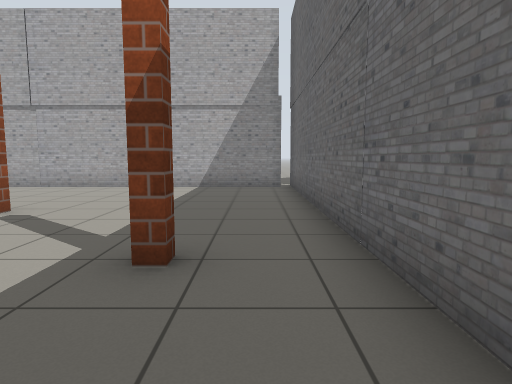
View 1 (above)

24 first-person views from a walk through a Gazebo world. The camera is 0.94 m above the floor, tilts 6° down and sees 75° across. The floor is counted in squares, 1 m on a side. Each view is taken from the middle of a square. On the plan, view 1 faces up. The plan holds only what a view shows up to about 12 squares ahead; the rest is blank. Some surface patterns are stand-ins.

View 2
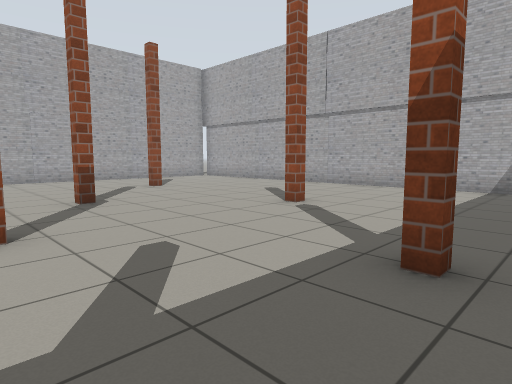

View 3
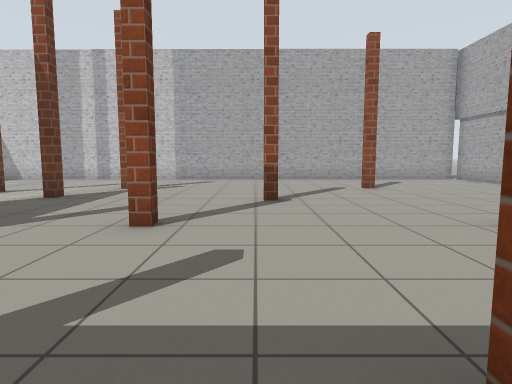

View 4
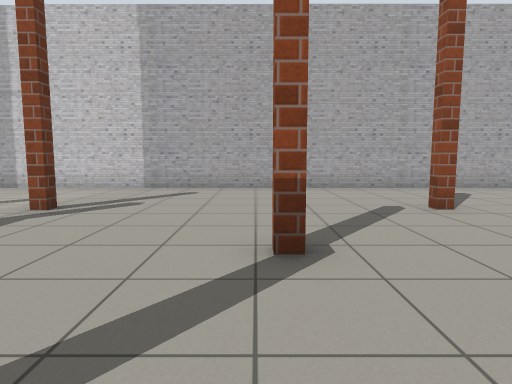

View 5
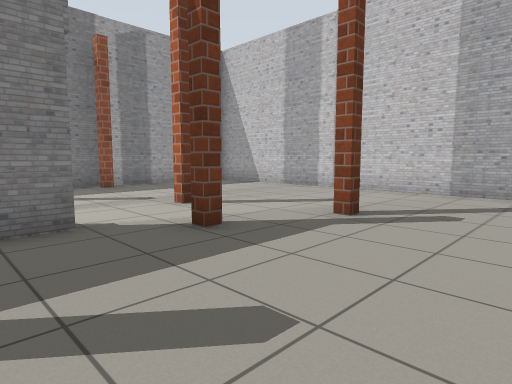

View 6
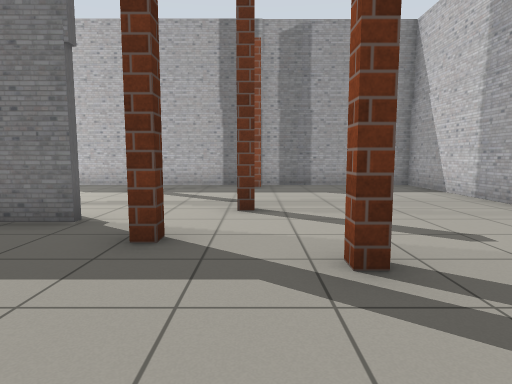

View 7
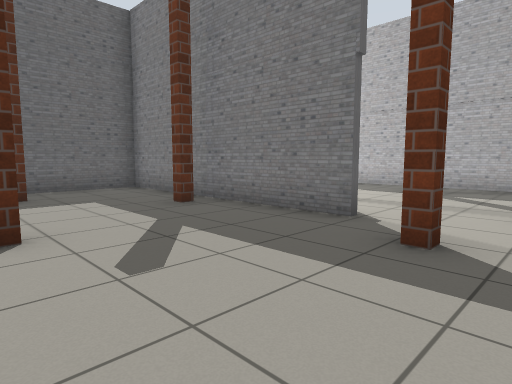

View 8
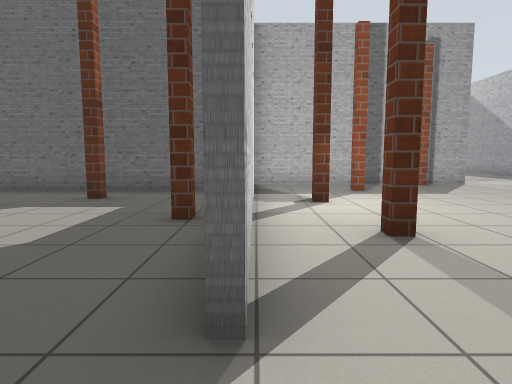

View 9
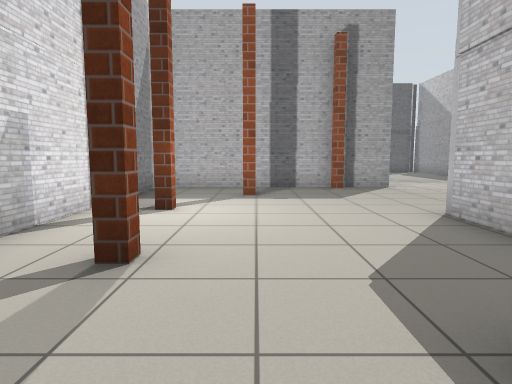

View 10
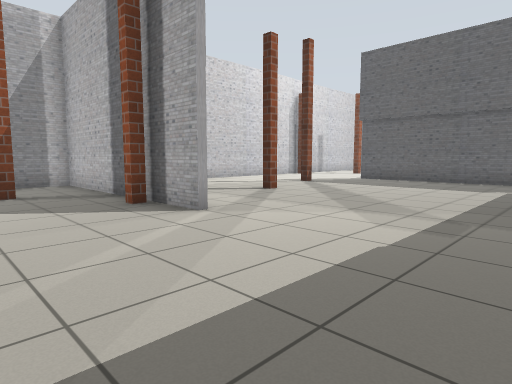

View 11
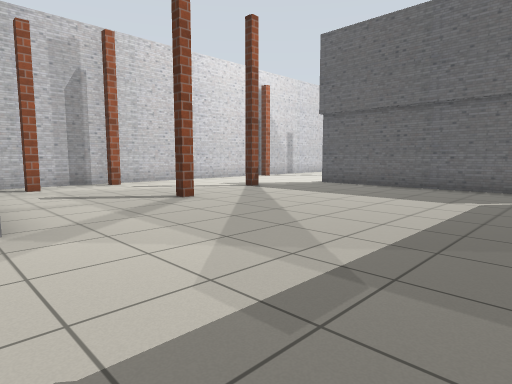

View 12
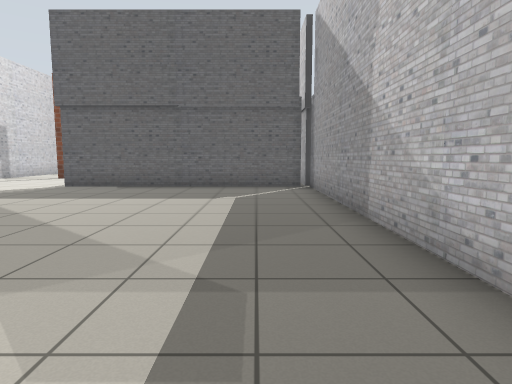

View 13
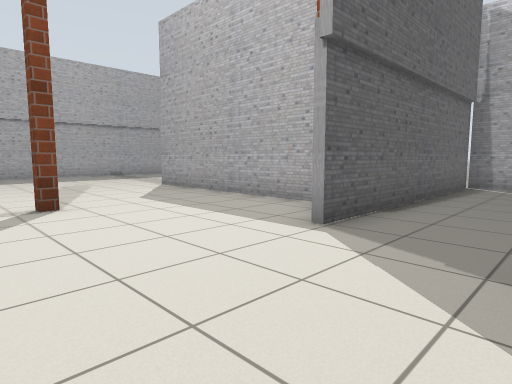

View 14
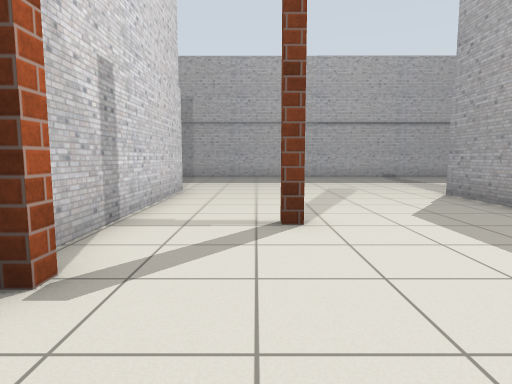

View 15
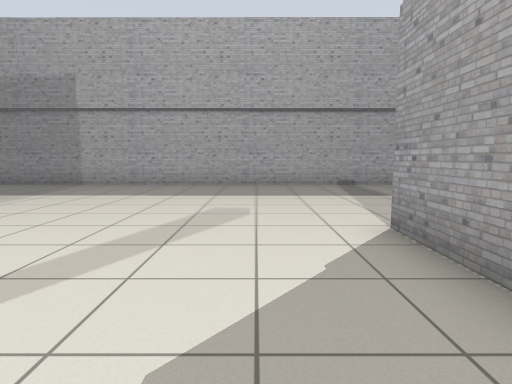

View 16
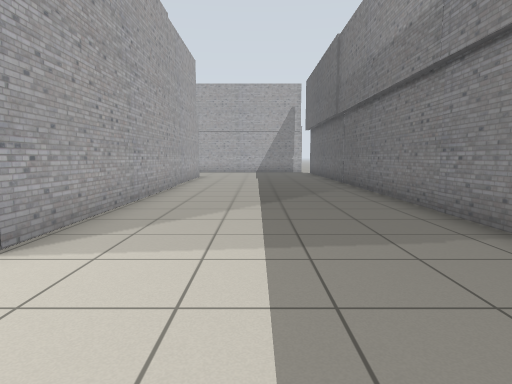

View 17
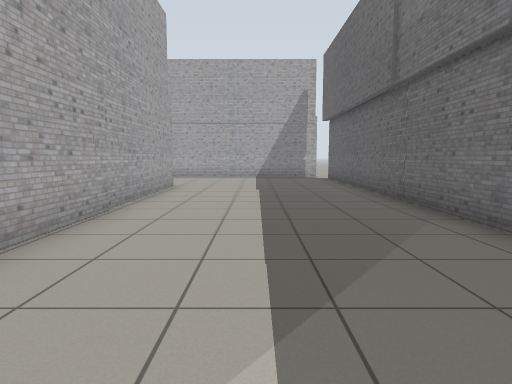

View 18
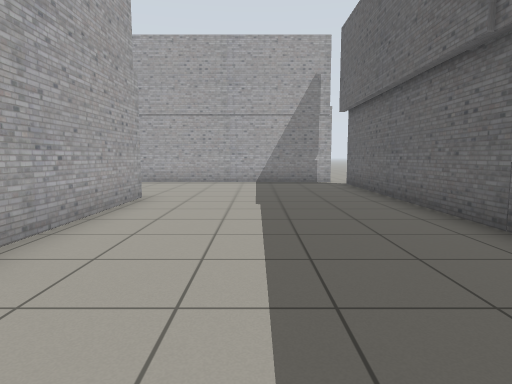

View 19
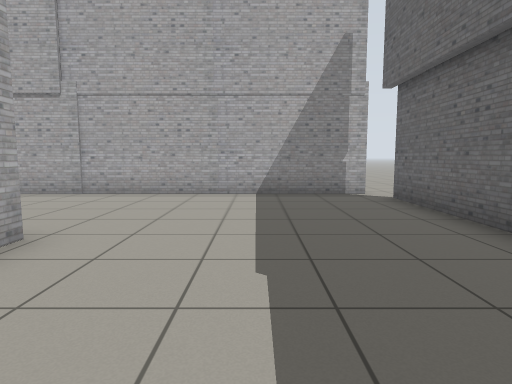

View 20
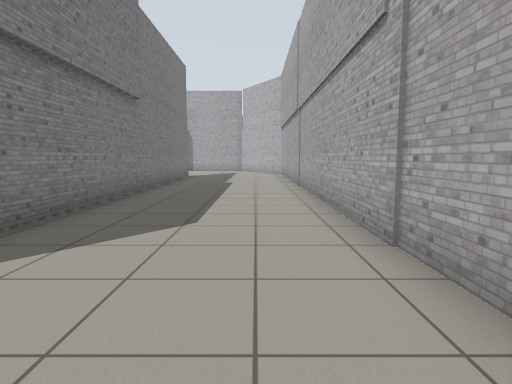

View 21
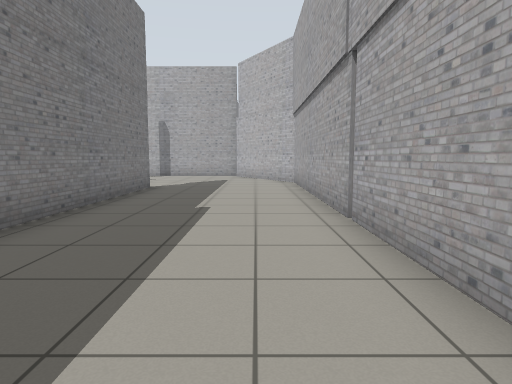

View 22
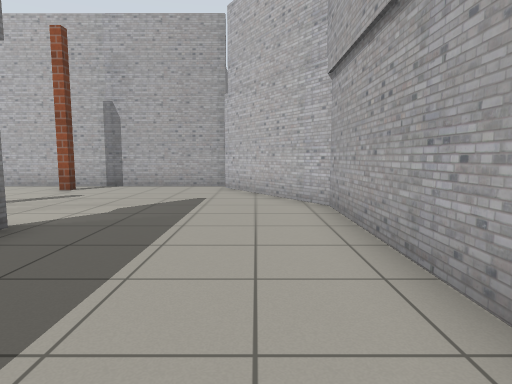

View 23
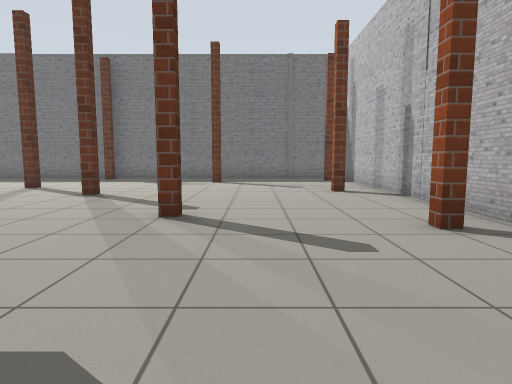

View 24
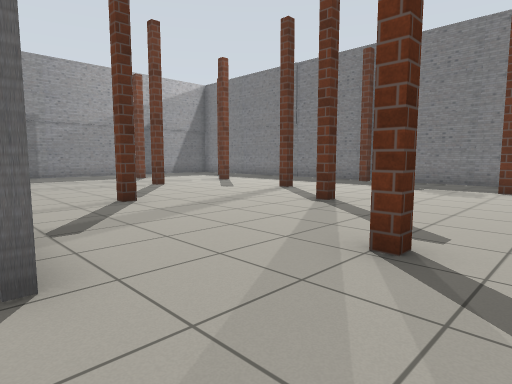

### Floor plan
Key: @ floor where view 1 was taken; # wall or solid block; . floor; P pillar.
Columns run from 14 left of view 1 to 29 right of it. Each row starts with its distance up from view 1.
 15                                           ..
 14                    #######################..
 13                   ##.......................
 12                 ###.......................#
 11   #   ###########.........................#
 10 # ..   .... ...#..........................#
  9 #.......... ...#......###############.....#
  8 #..............#...........         #.....#
  7 #..............#................    #.....#
  6 #..............#....P.....P......   #.....#
  5 #...P..........#.................   #.....#
  4 #..............#................    #.....#
  3 #............P.#.......P.....P.     #.....#
  2 #......P.......#.P............      #.....#
  1 #..............#..........P..       #.....#
  0 #.............@#............        #.....#
 -1 #..............#...........         #.....#
 -2 #...P..........#     ...            #.....#
 -3 #.....P....P...#     ...            #.....#
 -4 #.......################     ########.....#
 -5 #....P.......P...#.P.... .................#
 -6 #.........P......#..............P.........#
 -7 #..............P.#........................#
 -8 #....... ........#.......P................#
 -9 #................#...P......#.............#
-10 #############....#..........#.............#
-11              ....#..........########......#
-12               ..............#        .....#
-13               ..............#           ..#
-14               ..............#             #
-15               ..............#
-16               ..............#
-17                    ###########

Positions as (right, up) in squares from view 1, and headings:
1: (0, 0), facing up
2: (0, 0), facing up-left
3: (0, 2), facing left
4: (-4, 2), facing left
5: (-5, 1), facing down-left
6: (-9, 1), facing down
7: (-9, 1), facing down-right
8: (-8, -4), facing right
9: (-7, -7), facing right
10: (0, -16), facing up-right
11: (3, -16), facing up-right
12: (3, -15), facing right
13: (11, -5), facing down-right
14: (13, -6), facing right
15: (17, -9), facing right
16: (25, -7), facing up
17: (25, -2), facing up
18: (25, 1), facing up
19: (25, 5), facing up
20: (24, 12), facing left
21: (18, 12), facing left
22: (12, 12), facing left
23: (5, 11), facing down
24: (5, 9), facing down-right
